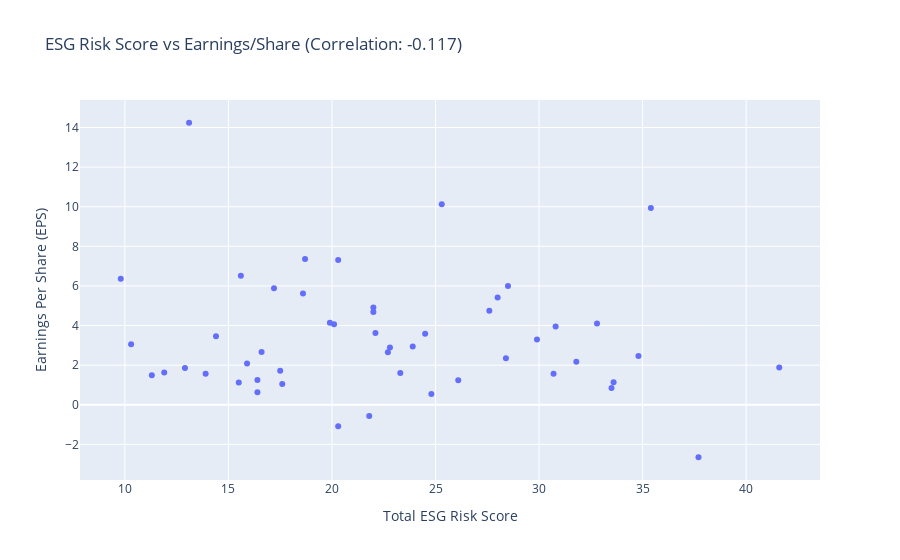

The cell this chart's notebook holds for it:
### Code cell
# Draw the graph showing correlation
fig3 = px.scatter(
        sample_data,
        x='Total ESG Risk score',
        y='Earnings/Share',
        title=f'ESG Risk Score vs Earnings/Share (Correlation: {correlation:.3f})',
        labels={
            'Total ESG Risk score': 'Total ESG Risk Score',
            'Earnings/Share': 'Earnings Per Share (EPS)'
        }
    )
fig3.show()

fig3.write_html("correlation_between_earnings_and_esg_score.html")

### Figure 1 — Plotly figure (JSON) as saved in the notebook; plotly's stock layout.template omitted (floating-point values rounded to 4 significant figures)
{"data": [{"hovertemplate": "Total ESG Risk Score=%{x}<br>Earnings Per Share (EPS)=%{y}<extra></extra>", "legendgroup": "", "marker": {"color": "#636efa", "symbol": "circle"}, "mode": "markers", "name": "", "orientation": "v", "showlegend": false, "type": "scatter", "x": [37.7, 15.6, 16.6, 22.7, 33.6, 28.5, 20.3, 27.6, 16.4, 32.8, 30.7, 14.4, 13.1, 23.3, 16.4, 11.3, 25.3, 34.8, 31.8, 10.3, 21.8, 9.8, 28.0, 19.9, 28.4, 24.8, 41.6, 17.5, 23.9, 29.9, 12.9, 30.8, 20.3, 13.9, 22.8, 22.1, 15.9, 18.7, 24.5, 17.2, 11.9, 17.6, 18.6, 22.0, 35.4, 26.1, 15.5, 22.0, 20.1, 33.5], "xaxis": "x", "y": [-2.65, 6.52, 2.66, 2.65, 1.14, 6.0, -1.08, 4.75, 0.63, 4.1, 1.56, 3.46, 14.24, 1.61, 1.25, 1.49, 10.12, 2.46, 2.17, 3.06, -0.57, 6.36, 5.41, 4.14, 2.35, 0.54, 1.88, 1.72, 2.94, 3.29, 1.86, 3.95, 7.31, 1.57, 2.89, 3.63, 2.08, 7.36, 3.58, 5.88, 1.63, 1.05, 5.62, 4.91, 9.93, 1.24, 1.12, 4.68, 4.07, 0.85], "yaxis": "y"}], "layout": {"legend": {"tracegroupgap": 0}, "title": {"text": "ESG Risk Score vs Earnings/Share (Correlation: -0.117)"}, "xaxis": {"anchor": "y", "domain": [0, 1], "title": {"text": "Total ESG Risk Score"}}, "yaxis": {"anchor": "x", "domain": [0, 1], "title": {"text": "Earnings Per Share (EPS)"}}}}
